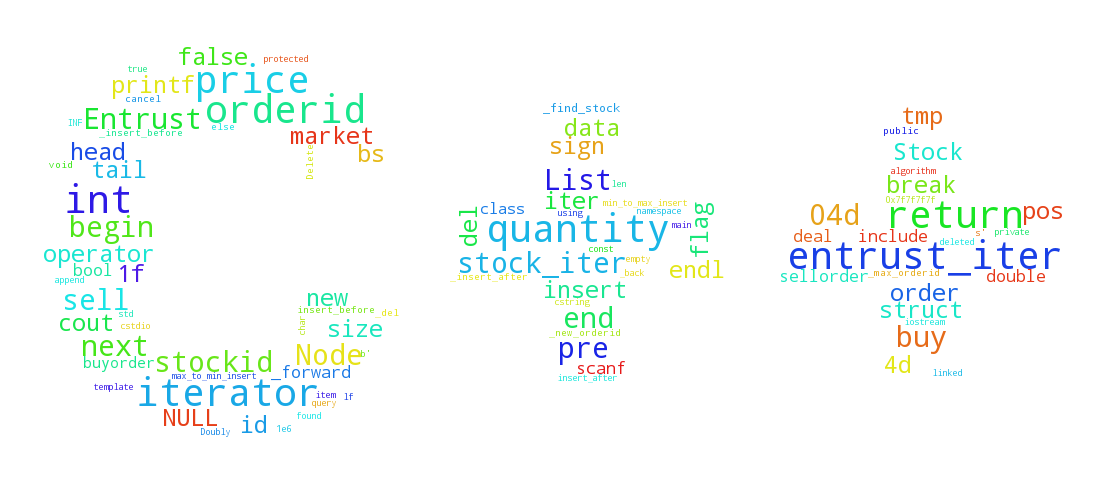

The script that drew this image:
from os import path
from PIL import Image
import numpy as np
import matplotlib.pyplot as plt

from wordcloud import WordCloud, STOPWORDS

d = path.dirname(__file__)
text = open(path.join(d, 'c++.txt')).read()
alice_mask = np.array(Image.open(path.join(d, "mask.png")))

stopwords = set(STOPWORDS)
stopwords.add("said")

wc = WordCloud(background_color="white", max_words=2000, mask=alice_mask,stopwords=stopwords)
wc.generate(text)
wc.to_file(path.join(d, "wordcloud.png"))

plt.imshow(wc)
plt.axis("off")
plt.figure()
plt.imshow(alice_mask, cmap=plt.cm.gray)
plt.axis("off")
plt.show()
